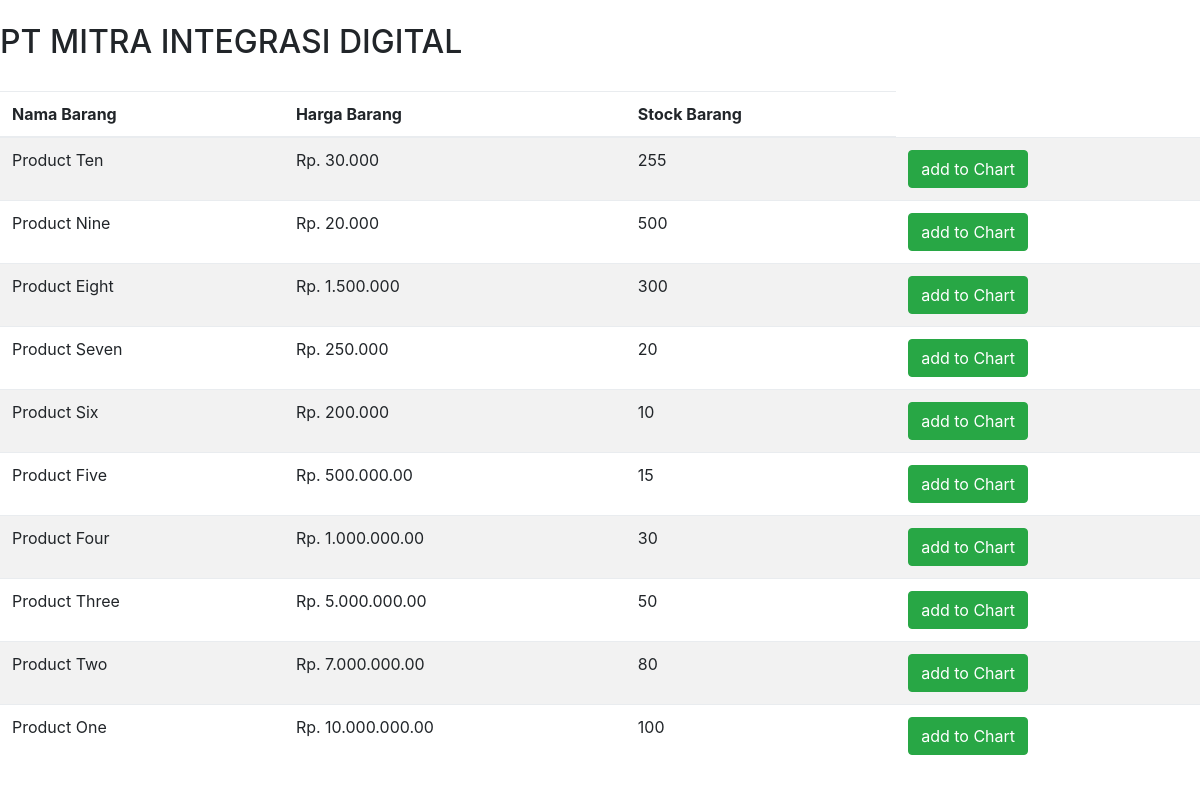
Page /user/product.php on the committed database.
### tables this page shows
CREATE TABLE `penjualan` (
  `id_barang` int(10) NOT NULL,
  `nama_barang` varchar(30) NOT NULL,
  `harga_barang` varchar(20) NOT NULL,
  `stock_barang` varchar(50) NOT NULL,
  `status` int(25) NOT NULL
);

### user/product.php (the view, shortened to what this page needs)
<?php
require_once("../config.php");
?>
<html>
<head>
	<link rel="stylesheet" href="../css/bootstrap.min.css" />
</head>
</head>
<body>
<?php
	$pdo_statement = $db->prepare("SELECT * FROM penjualan ORDER BY id_barang DESC");
	$pdo_statement->execute();
	$result = $pdo_statement->fetchAll();
?>
<div class="header">
	<br>
				<h2>PT MITRA INTEGRASI DIGITAL</h2>
		</div>
		<br>
		<div class="table-responsive">
		<table class="table table-striped table-hover">
				<thead>
				<tr>
						<th>Nama Barang </th>
						<th>Harga Barang</th>
						<th>Stock Barang</th>
				</tr>
				</thead>
	<?php
	if(!empty($result)) {
		foreach($result as $row) {
	?>
	  <tr class="table-row">
		<td><?php echo $row["nama_barang"]; ?></td>
		<td><?php echo $row["harga_barang"]; ?></td>
		<td><?php echo $row["stock_barang"]; ?></td>
		<td>
			<a class="ajax-action-links" href='master_barang_beli.php?id_barang=<?php echo $row['id_barang'];
			?>'><button class='btn btn-success' name="belisekarang" title="Beli">add to Chart</button></a>
	  </tr>
    <?php
		}
	}
	?>
</table>
</body>
</html>

### rows in the picture
penjualan: nama_barang "Product Ten", harga_barang "Rp. 30.000", stock_barang "255"
penjualan: nama_barang "Product Nine", harga_barang "Rp. 20.000", stock_barang "500"
penjualan: nama_barang "Product Eight", harga_barang "Rp. 1.500.000", stock_barang "300"
penjualan: nama_barang "Product Seven", harga_barang "Rp. 250.000", stock_barang "20"
penjualan: nama_barang "Product Six", harga_barang "Rp. 200.000", stock_barang "10"
penjualan: nama_barang "Product Five", harga_barang "Rp. 500.000.00", stock_barang "15"
penjualan: nama_barang "Product Four", harga_barang "Rp. 1.000.000.00", stock_barang "30"
penjualan: nama_barang "Product Three", harga_barang "Rp. 5.000.000.00", stock_barang "50"
penjualan: nama_barang "Product Two", harga_barang "Rp. 7.000.000.00", stock_barang "80"
penjualan: nama_barang "Product One", harga_barang "Rp. 10.000.000.00", stock_barang "100"
